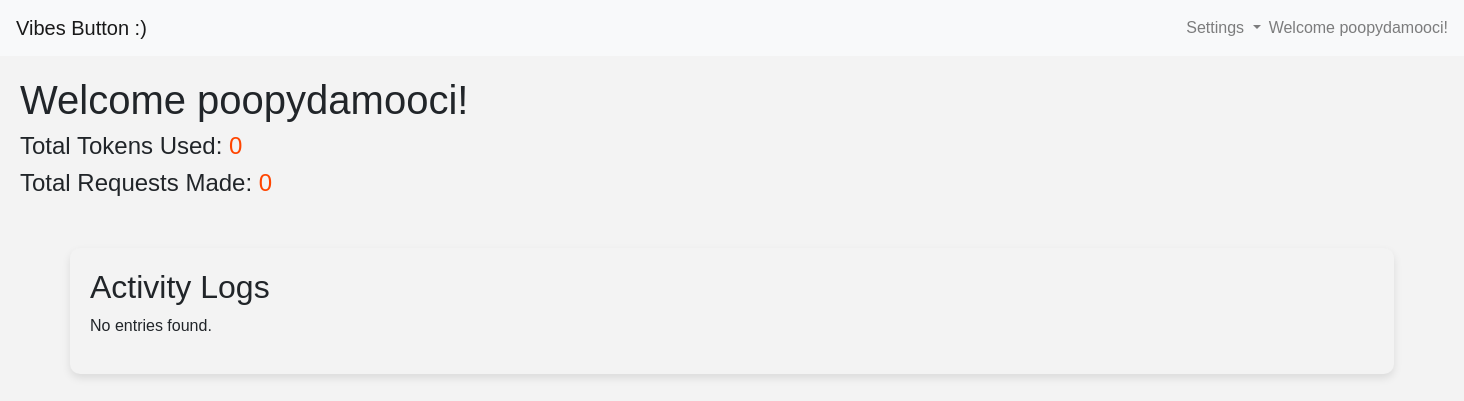
Before: / (signed in) with the older database file.
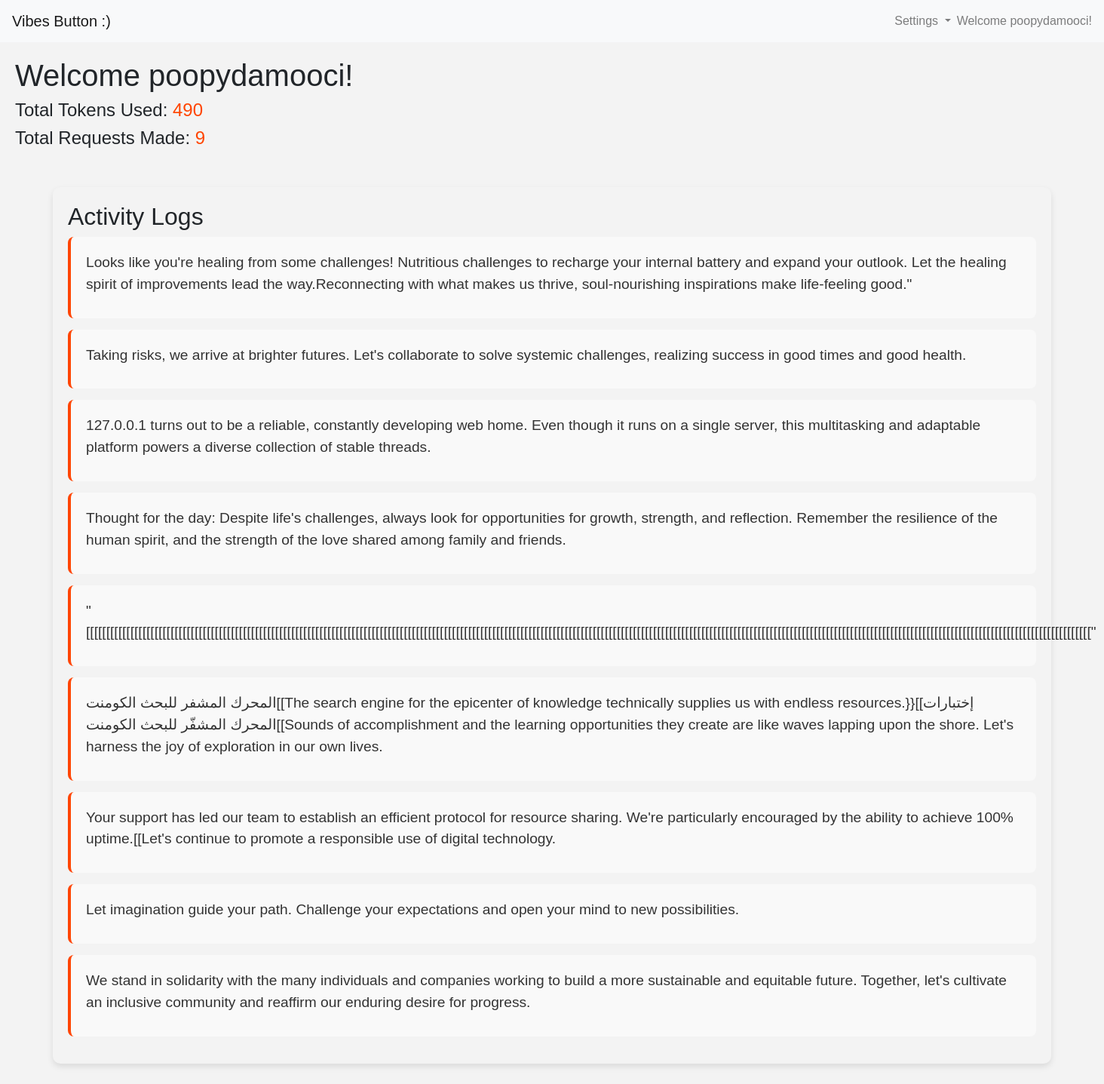
After: the same page with the newer database file.
### tables this page shows
CREATE TABLE "apicalls" ("id" INTEGER PRIMARY KEY AUTOINCREMENT UNIQUE NOT NULL, "time" NUMERIC UNIQUE NOT NULL DEFAULT (CURRENT_TIMESTAMP), user_id INTEGER NOT NULL, "tokens" INTEGER NOT NULL, "url" TEXT NOT NULL, "response" TEXT NOT NULL);

### app.py (the view)
@app.route('/')
def home():
    if 'user_id' in session and session['user_id'] is not None and session['user_id'] != -1:
        user = get_user_info(session['user_id'])
        entries = db.execute("SELECT * FROM apicalls WHERE user_id = :user_id", user_id=user["id"])
        entries.reverse();
        total_tokens = sum(entry['tokens'] for entry in entries)
        total_requests = len(entries)
        return render_template('index.html', username=user["username"], entries=entries, total_tokens=total_tokens, total_requests=total_requests)
    else:
        return render_template('login.html')

### app.py (called while the page is built)
def get_user_info(user_id):
    user = db.execute("SELECT * FROM users WHERE id = ?", user_id)
    if user:
        return user[0]  # Return the first (and should be only) user record
    else:
        return None  # No user found with the given ID

### templates/index.html (shortened to what this page needs)
{% extends 'layout.html' %}
{% block content %}
<div style="margin: 20px;">
    <h1>Welcome {{ username }}!</h1>
    <h4>Total Tokens Used: <span class="status-text">{{ total_tokens }}</span></h4>
    <h4>Total Requests Made: <span class="status-text">{{ total_requests }}</span></h4>
    <div class="entry-container">
        <h2>Activity Logs</h2>
        <ul class="entry-list">
            {% for entry in entries %}
                <li class="entry">
                    <div class="response">{{ entry.response }}</div>
                </li>
            {% else %}
                <li>No entries found.</li>
            {% endfor %}
        </ul>
    </div>
</div>
{% endblock %}

Changed rows visible on the page:
now on this page (row edited): apicalls: response "Looks like you're healing from some challenges! Nutritious challenges to recharge your internal battery and expand your outlook. Let the healing spirit of improvements lead the way.Reconnecting with what makes us thrive, soul-nourishing inspirations make life-feeling good.\""
now on this page (row edited): apicalls: response "Taking risks, we arrive at brighter futures. Let's collaborate to solve systemic challenges, realizing success in good times and good health."
now on this page (row edited): apicalls: response "127.0.0.1 turns out to be a reliable, constantly developing web home. Even though it runs on a single server, this multitasking and adaptable platform powers a diverse collection of stable threads."
now on this page (row edited): apicalls: response "Thought for the day: Despite life's challenges, always look for opportunities for growth, strength, and reflection. Remember the resilience of the human spirit, and the strength of the love shared among family and friends."
now on this page (row edited): apicalls: response "\"[[[[[[[[[[[[[[[[[[[[[[[[[[[[[[[[[[[[[[[[[[[[[[[[[[[[[[[[[[[[[[[[[[[[[[[[[[[[[[[[[[[[[[[[[[[[[[[[[[[[[[[[[[[[[[[[[[[[[[[[[[[[[[[[[[[[[[[[[[[[[[[[[[[[[[[[[[[[[[[[[[[[[[[[[[[[[[[[[[[[[[[[[[[[[[[[[[[[[[[[[[[[[[[[[[[[[[[[[[[[[[[[[[[[[[[[[[[[[[[[[[[[[[[[[[\""
now on this page (row edited): apicalls: response "المحرك المشفر للبحث الكومنت[[The search engine for the epicenter of knowledge technically supplies us with endless resources.}}[[إختبارات المحرك المشفّر للبحث الكومنت[[Sounds of accomplishment and the learning opportunities they create are like waves lapping upon the shore. Let's harness the joy of exploration in our own lives."
now on this page (row edited): apicalls: response "Your support has led our team to establish an efficient protocol for resource sharing. We're particularly encouraged by the ability to achieve 100% uptime.[[Let's continue to promote a responsible use of digital technology."
now on this page (row edited): apicalls: response "Let imagination guide your path. Challenge your expectations and open your mind to new possibilities."
now on this page (row edited): apicalls: response "We stand in solidarity with the many individuals and companies working to build a more sustainable and equitable future. Together, let's cultivate an inclusive community and reaffirm our enduring desire for progress."
Other visible differences:
{{ total_tokens }}: "0" → "490"
{{ total_requests }}: "0" → "9"
text no longer shown: "No entries found."
